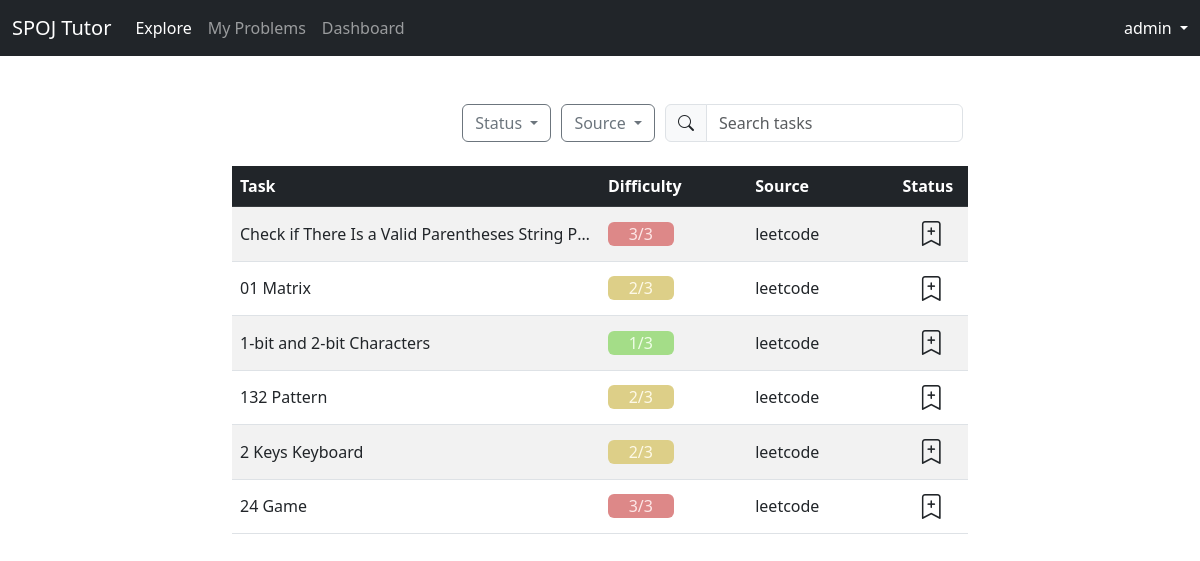
Before: /tasks/ (signed in) with the older database file.
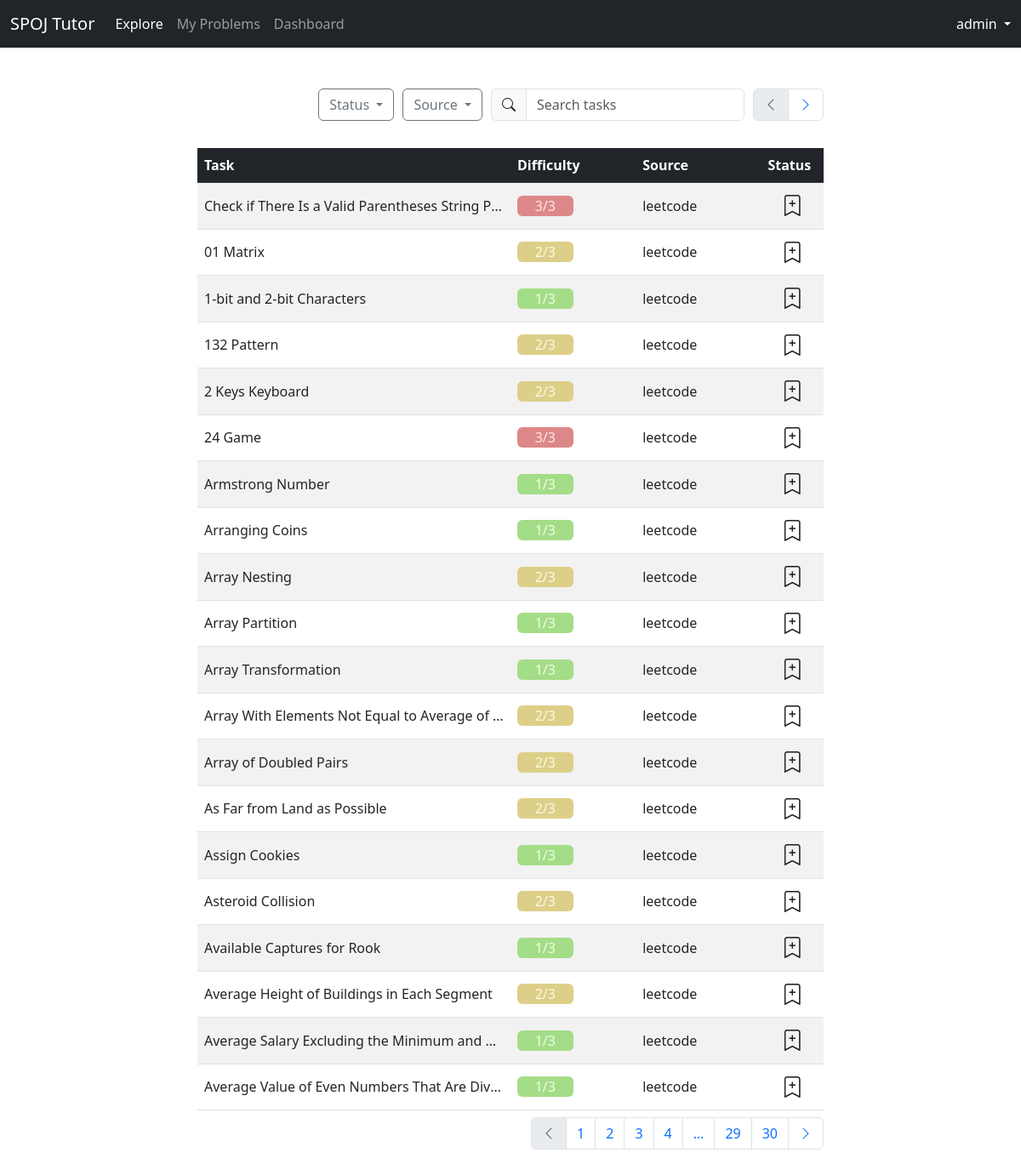
After: the same page with the newer database file.
### tasks/models.py (models this page shows, shortened)
class Task(models.Model):
    id = models.AutoField(primary_key=True)
    difficulty = models.PositiveIntegerField()
    title = models.CharField(max_length=125)
    spoj = models.ForeignKey(Spoj, on_delete=models.CASCADE)
    class Meta:
        unique_together = ("title", "spoj")
    url = models.URLField(max_length=200, blank=True, null=True)
    solution_url = models.URLField(max_length=200, blank=True, null=True)

class Spoj(models.Model):
    name = models.CharField(max_length=255, primary_key=True)
    amount_of_difficulty_levels = models.IntegerField(null=False, blank=False)
    def __str__(self):
        return self.name

### tasks/views.py (the view)
# urls.py: path('', views.task, name='tasks'),
def task(request):
    task_list = Task.objects.all()
    spojs = Spoj.objects.all()
    queryset = task_list.order_by('title')
    page = request.GET.get('page', 1)
    paginator = Paginator(queryset, 20)
    try:
        tasks = paginator.page(page)
    except PageNotAnInteger:
        tasks = paginator.page(1)
    except EmptyPage:
        tasks = paginator.page(paginator.num_pages)
    return render(request, 'tasks/tasks.html', {'tasks': tasks, 'spojs': spojs})

### tasks/templatetags/paginator_tags.py (called while the page is built)
@register.simple_tag
def get_proper_elided_page_range(p, number, on_each_side=1, on_ends=1):
    paginator = Paginator(p.object_list, p.per_page)
    return paginator.get_elided_page_range(number=number,
                                           on_each_side=on_each_side,
                                           on_ends=on_ends)

### templates/tasks/tasks.html (shortened to what this page needs)
{% extends 'base.html' %}
{% load static %}
{% load paginator_tags %}
{% block stylesheet %}
    {{ block.super }}
    <link rel="stylesheet" href="{% static 'css/tasks.css' %}">
{% endblock stylesheet %}
{% block content %}
    <div class="row justify-content-center">
        <div class="col-lg-8 col-md-12 col-sm-12">
            {% include 'includes/table_nav.html' %}
            <table class="fixed table table-striped my-2 align-middle">
                <thead class="table-dark ">
                <tr>
                    {% if user.is_authenticated %}
                        <th style="width: 50%">Task</th>
                        <th style="width: 20%">Difficulty</th>
                        <th style="width: 20%">Source</th>
                        <th style="width: 10%">Status</th>
                    {% else %}
                        <th style="width: 55%">Task</th>
                        <th style="width: 20%">Difficulty</th>
                        <th style="width: 25%">Source</th>
                    {% endif %}
                </tr>
                </thead>
                <tbody>
                {% for task in tasks %}
                    <tr>
                        <td class="title"><a class="link" href="{% url 'single_task' task.id %}">{{ task.title }}</a>
                        </td>
                        <td>
                            <div class="diff container-lg rounded-2" id="diff">
                                {{ task.difficulty | add:1 }}/{{ task.spoj.amount_of_difficulty_levels }}
                            </div>
                        </td>
                        <td>
                            <a class="link" href={{ task.url }} target="_blank" rel="noopener noreferrer">
                                {{ task.spoj }}
                            </a>
                        </td>
                        {% if user.is_authenticated %}
                            <td class="text-center">
                                <a class="link" href="#"><i class="bi bi-bookmark-plus" style="font-size: 25px"></i></a>
                            </td>
                        {% endif %}
                    </tr>
                {% endfor %}
                </tbody>
            </table>
            {% include 'includes/table_pagination.html' %}
        </div>
    </div>
{% endblock content %}

Changed rows visible on the page:
added Task: title "Armstrong Number", difficulty|add "1", spoj.amount_of_difficulty_levels "3", spoj "leetcode"
added Task: title "Arranging Coins", difficulty|add "1", spoj.amount_of_difficulty_levels "3", spoj "leetcode"
added Task: title "Array Nesting", difficulty|add "2", spoj.amount_of_difficulty_levels "3", spoj "leetcode"
added Task: title "Array Partition", difficulty|add "1", spoj.amount_of_difficulty_levels "3", spoj "leetcode"
added Task: title "Array Transformation", difficulty|add "1", spoj.amount_of_difficulty_levels "3", spoj "leetcode"
added Task: title "Array With Elements Not Equal to Average of…", difficulty|add "2", spoj.amount_of_difficulty_levels "3", spoj "leetcode"
added Task: title "Array of Doubled Pairs", difficulty|add "2", spoj.amount_of_difficulty_levels "3", spoj "leetcode"
added Task: title "As Far from Land as Possible", difficulty|add "2", spoj.amount_of_difficulty_levels "3", spoj "leetcode"
added Task: title "Assign Cookies", difficulty|add "1", spoj.amount_of_difficulty_levels "3", spoj "leetcode"
added Task: title "Asteroid Collision", difficulty|add "2", spoj.amount_of_difficulty_levels "3", spoj "leetcode"
added Task: title "Available Captures for Rook", difficulty|add "1", spoj.amount_of_difficulty_levels "3", spoj "leetcode"
added Task: title "Average Height of Buildings in Each Segment", difficulty|add "2", spoj.amount_of_difficulty_levels "3", spoj "leetcode"
added Task: title "Average Salary Excluding the Minimum and…", difficulty|add "1", spoj.amount_of_difficulty_levels "3", spoj "leetcode"
added Task: title "Average Value of Even Numbers That Are Div…", difficulty|add "1", spoj.amount_of_difficulty_levels "3", spoj "leetcode"
Other visible differences:
new list line: "1"
new list line: "2"
new list line: "3"
new list line: "4"
new list line: "29"
new list line: "30"
